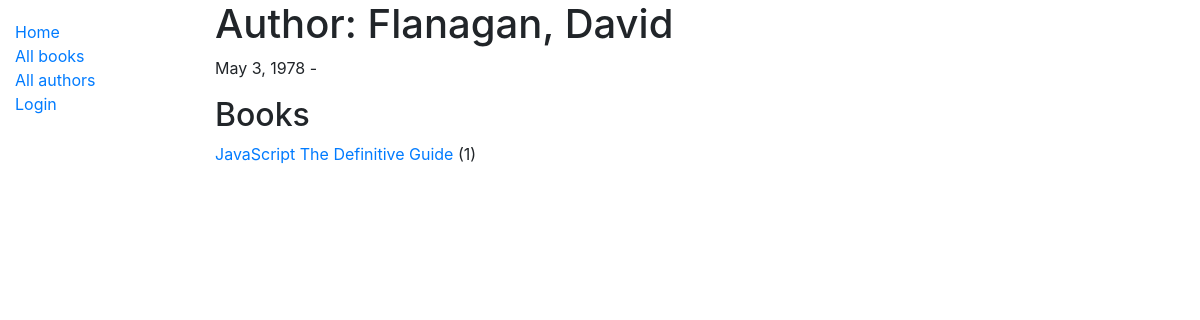
/catalog/author/2, run on the app's committed database.
### catalog/models.py (models this page shows, shortened)
class Author(models.Model):
    first_name = models.CharField(max_length=100)
    last_name = models.CharField(max_length=100)
    date_of_birth = models.DateField(null=True, blank=True)
    date_of_death = models.DateField('died', null=True, blank=True)
    class Meta:
        ordering = ['last_name', 'first_name']
    def __str__(self):
        return f'{self.last_name}, {self.first_name}'

class Book(models.Model):
    title = models.CharField(max_length=200)
    author = models.ForeignKey('Author', on_delete=models.SET_NULL, null=True)
    summary = models.TextField(
        max_length=1000, help_text='Enter a brief description of the book'
    )
    isbn = models.CharField(
        'ISBN', max_length=13, unique=True,
        help_text='13 Character <a href="https://www.isbn-international.org/content/what-isbn">ISBN number</a>'
    )
    genre = models.ManyToManyField(
        Genre, help_text='Select a genre for this book'
    )
    def get_absolute_url(self):
        return reverse('book-detail', args=[str(self.id)])
    def display_genre(self):
        """Create a string for the Genre. This is required to display genre in admin."""
        return ', '.join(genre.name for genre in self.genre.all()[:3])
    display_genre.short_description = 'Genre'

### catalog/views.py (the view)
# urls.py: path("author/<int:pk>", views.AuthorDetailView.as_view(), name='author-detail'),
class AuthorDetailView(generic.DetailView):
    model = Author

### catalog/templates/catalog/author_detail.html
{% extends "base_generic.html" %}
{% block content %}
  <h1>Author: {{ author }}</h1>
  <p>{{author.date_of_birth}} - {% if author.date_of_death %} {{ author.date_of_death }} {% endif %}</p>
  <h2>Books</h2>
  {% for book in author.book_set.all%}
    <p><a href="{{ book.get_absolute_url }}">{{ book.title }}</a> ({{ book.bookinstance_set.count }})</p>
  {% endfor%}
{% endblock %}

### data on the page
Author: last_name+first_name "Flanagan, David", date_of_birth "May 3, 1978"
Book: title "JavaScript The Definitive Guide", bookinstance_set.count "1"
